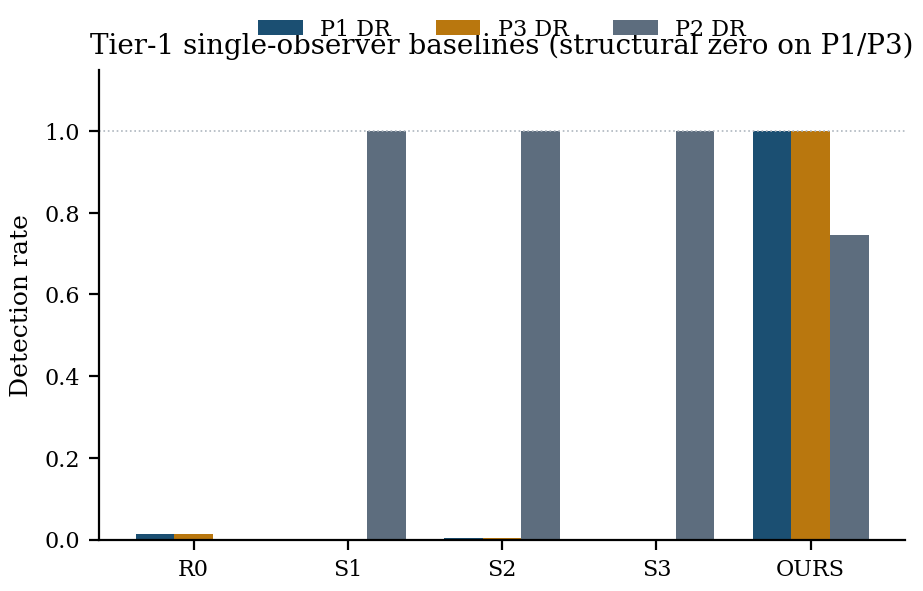

Source code (Python):
# -*- coding: utf-8 -*-
"""Tier-1 single-observer baselines (paper03 fig:tier1)."""
from __future__ import annotations

import os
import sys

import matplotlib.pyplot as plt
import numpy as np

HERE = os.path.dirname(os.path.abspath(__file__))
sys.path.insert(0, HERE)

from _style import (  # noqa: E402
    C_ACCENT, C_BASE, C_MUTED, C_OURS, apply_style, load, save,
)


def main():
    apply_style()
    t = load()["tier1"]
    labels = t["labels"]
    x = np.arange(len(labels))
    w = 0.25
    fig, ax = plt.subplots(figsize=(5.2, 3.05))
    ax.bar(x - w, t["p1_dr"], w, label="P1 DR", color=C_OURS)
    ax.bar(x, t["p3_dr"], w, label="P3 DR", color=C_ACCENT)
    ax.bar(x + w, t["p2_dr"], w, label="P2 DR", color=C_BASE)
    ax.set_xticks(x)
    ax.set_xticklabels(labels)
    ax.set_ylabel("Detection rate")
    ax.set_ylim(0, 1.15)
    ax.axhline(1.0, color=C_MUTED, lw=0.6, ls=":")
    ax.legend(frameon=False, ncol=3, loc="lower center",
              bbox_to_anchor=(0.5, 1.02))
    ax.set_title("Tier-1 single-observer baselines (structural zero on P1/P3)")
    ax.spines["top"].set_visible(False)
    ax.spines["right"].set_visible(False)
    save(fig, "fig_tier1.pdf")


if __name__ == "__main__":
    main()
